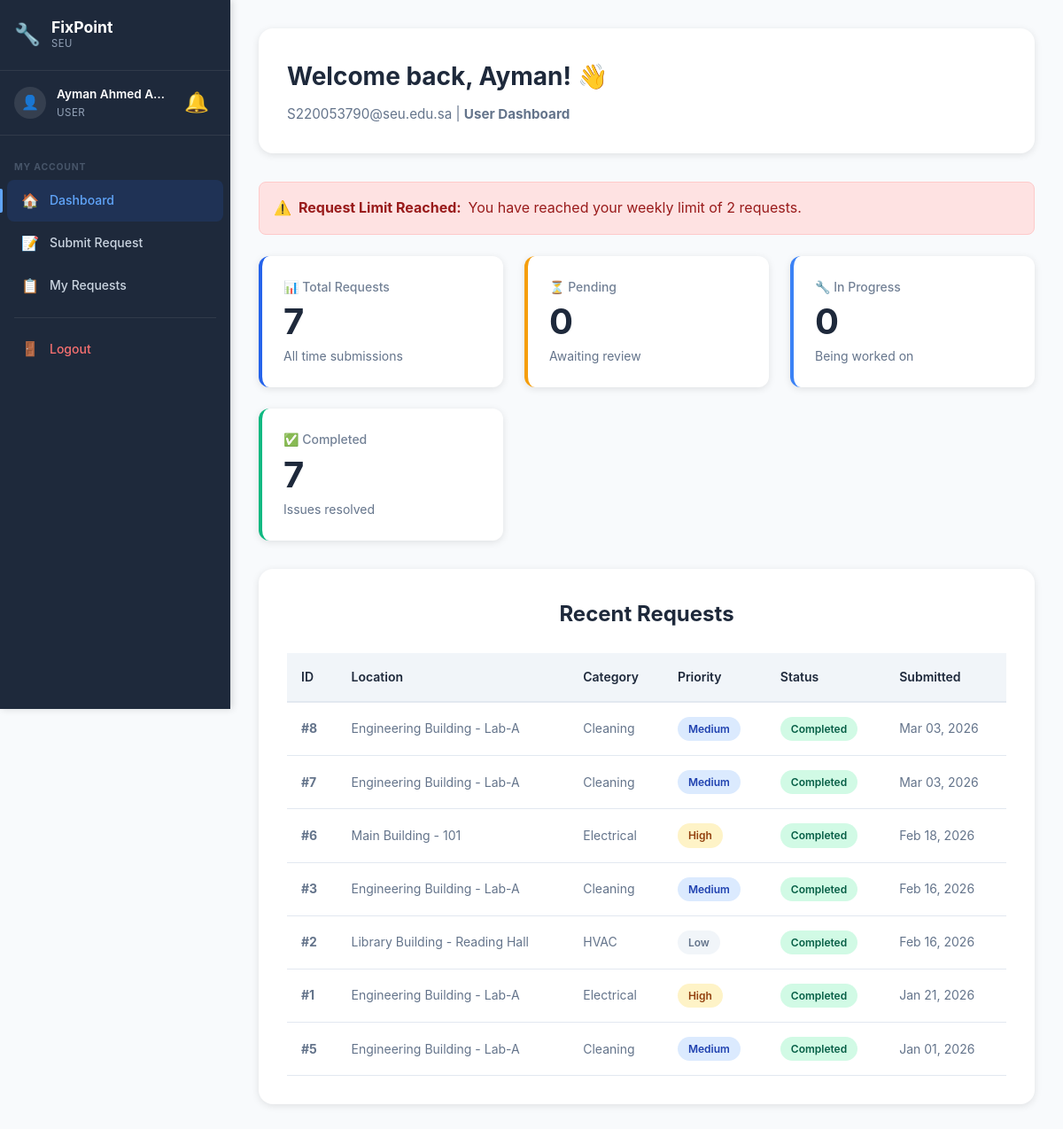
/user/dashboard.php (signed in), run on an earlier commit of the app's database.
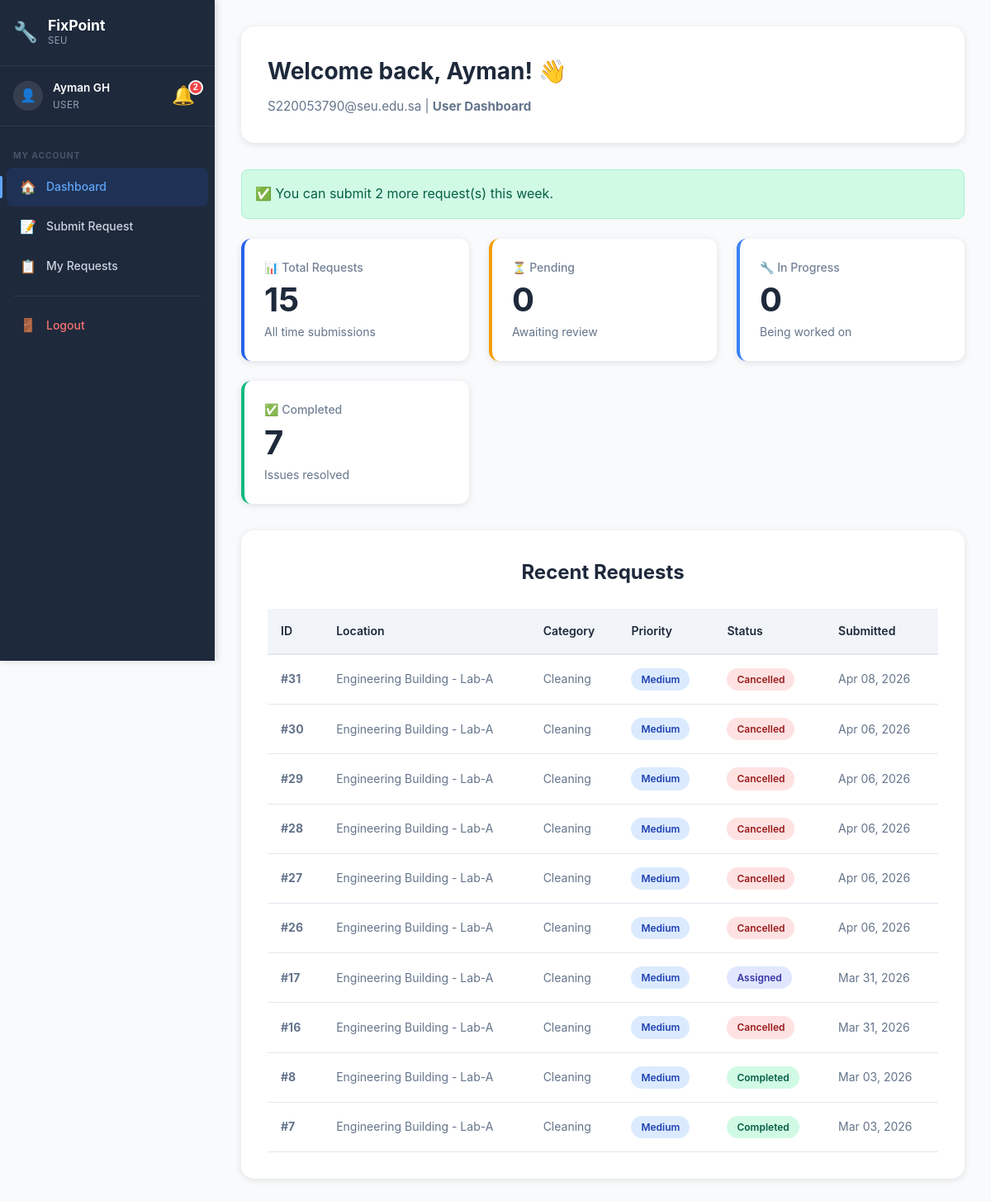
And on a later commit of the database.
### tables this page shows
CREATE TABLE `maintenancerequest` (
  `RequestID` int(11) NOT NULL AUTO_INCREMENT,
  `UserID` int(11) NOT NULL,
  `LocationID` int(11) NOT NULL,
  `CategoryID` int(11) NOT NULL,
  `PriorityID` int(11) NOT NULL,
  `StatusID` int(11) NOT NULL DEFAULT 1,
  `Title` varchar(200) NOT NULL,
  `Description` text NOT NULL,
  `SubmittedAt` timestamp NOT NULL DEFAULT current_timestamp(),
  `UpdatedAt` timestamp NOT NULL DEFAULT current_timestamp() ON UPDATE current_timestamp(),
  `CompletedAt` timestamp NULL DEFAULT NULL,
  PRIMARY KEY (`RequestID`),
  KEY `PriorityID` (`PriorityID`),
  KEY `idx_user` (`UserID`),
  KEY `idx_location` (`LocationID`),
  KEY `idx_category` (`CategoryID`),
  KEY `idx_status` (`StatusID`),
  KEY `idx_submitted` (`SubmittedAt`),
  KEY `idx_location_category` (`LocationID`,`CategoryID`),
  CONSTRAINT `maintenancerequest_ibfk_1` FOREIGN KEY (`UserID`) REFERENCES `user` (`UserID`),
  CONSTRAINT `maintenancerequest_ibfk_2` FOREIGN KEY (`LocationID`) REFERENCES `location` (`LocationID`),
  CONSTRAINT `maintenancerequest_ibfk_3` FOREIGN KEY (`CategoryID`) REFERENCES `category` (`CategoryID`),
  CONSTRAINT `maintenancerequest_ibfk_4` FOREIGN KEY (`PriorityID`) REFERENCES `priority` (`PriorityID`),
  CONSTRAINT `maintenancerequest_ibfk_5` FOREIGN KEY (`StatusID`) REFERENCES `status` (`StatusID`)
);

CREATE TABLE `location` (
  `LocationID` int(11) NOT NULL AUTO_INCREMENT,
  `BuildingName` varchar(100) NOT NULL,
  `FloorNumber` varchar(20) DEFAULT NULL,
  `RoomNumber` varchar(50) DEFAULT NULL,
  `Description` text DEFAULT NULL,
  PRIMARY KEY (`LocationID`)
);

CREATE TABLE `category` (
  `CategoryID` int(11) NOT NULL AUTO_INCREMENT,
  `CategoryName` varchar(100) NOT NULL,
  `Description` text DEFAULT NULL,
  PRIMARY KEY (`CategoryID`),
  UNIQUE KEY `CategoryName` (`CategoryName`)
);

CREATE TABLE `priority` (
  `PriorityID` int(11) NOT NULL AUTO_INCREMENT,
  `PriorityLevel` varchar(50) NOT NULL,
  `Description` text DEFAULT NULL,
  PRIMARY KEY (`PriorityID`),
  UNIQUE KEY `PriorityLevel` (`PriorityLevel`)
);

CREATE TABLE `status` (
  `StatusID` int(11) NOT NULL AUTO_INCREMENT,
  `StatusName` varchar(50) NOT NULL,
  `Description` text DEFAULT NULL,
  PRIMARY KEY (`StatusID`),
  UNIQUE KEY `StatusName` (`StatusName`)
);

### config/helpers.php (called while the page is built, shortened)
<?php
function checkRequestLimits($conn, $user_id) {
    $reset_check = $conn->prepare("SELECT LastResetAt, MaxRequestsPerWeek FROM user WHERE UserID = ?");
    $reset_check->bind_param("i", $user_id);
    $reset_check->execute();
    $reset_data = $reset_check->get_result()->fetch_assoc();
    if ($reset_data) {
        $last_reset = $reset_data['LastResetAt'];
        if ($last_reset) {
            $reset_time = strtotime($last_reset);
            $next_reset_time = $reset_time + (7 * 24 * 60 * 60);
            if (time() >= $next_reset_time) {
                $do_reset = $conn->prepare("UPDATE user SET LastResetAt = NOW() WHERE UserID = ?");
            }
        } else {
            $do_reset = $conn->prepare("UPDATE user SET LastResetAt = NOW() WHERE UserID = ?");
            $do_reset->bind_param("i", $user_id);
            $do_reset->execute();
        }
    }
    $sql = "SELECT
                u.UserID,
                u.MaxRequestsPerWeek,
                u.LastResetAt,
                COUNT(CASE
                    WHEN mr.SubmittedAt > COALESCE(u.LastResetAt, DATE_SUB(NOW(), INTERVAL 7 DAY))
                    AND mr.StatusID != 6
                    THEN 1
                END) AS RequestsThisWeek
            FROM user u
            LEFT JOIN maintenancerequest mr ON u.UserID = mr.UserID
            WHERE u.UserID = ?
            GROUP BY u.UserID";
    $stmt = $conn->prepare($sql);
    $stmt->bind_param("i", $user_id);
    $stmt->execute();
    $result = $stmt->get_result();
    $data = $result->fetch_assoc();
    $week_count = (int)$data['RequestsThisWeek'];
    $week_limit = (int)$data['MaxRequestsPerWeek'];
    $last_reset = $data['LastResetAt'];
    $can_submit = $week_count < $week_limit;
    $week_remaining = max(0, $week_limit - $week_count);
    $next_reset_ts = null;
    $next_reset = null;
    if ($last_reset) {
        $next_reset_ts = strtotime($last_reset) + (7 * 24 * 60 * 60);
        $next_reset = date('M d, Y \a\t h:i A', $next_reset_ts);
    }
    if (!$can_submit) {
        $message = "You have reached your weekly limit of {$week_limit} requests.";
    } else {
        $message = "You can submit {$week_remaining} more request(s) this week.";
    }
    return [
        'can_submit'     => $can_submit,
        'week_count'     => $week_count,
        'week_remaining' => $week_remaining,
        'message'        => $message,
        'next_reset_ts'  => $next_reset_ts,
        'next_reset'     => $next_reset,
        'week_limit'     => $week_limit
    ];
}
function getUserRequestStats($conn, $user_id) {
    $sql = "SELECT
                s.StatusName,
                COUNT(*) as Count
            FROM maintenancerequest mr
            JOIN status s ON mr.StatusID = s.StatusID
            WHERE mr.UserID = ?
            GROUP BY s.StatusName";
    $stmt = $conn->prepare($sql);
    $stmt->bind_param("i", $user_id);
    $stmt->execute();
    $result = $stmt->get_result();
    $stats = [
        'Total'       => 0,
        'Pending'     => 0,
        'Reviewed'    => 0,
        'Assigned'    => 0,
        'In Progress' => 0,
        'Completed'   => 0,
        'Cancelled'   => 0
    ];
    while ($row = $result->fetch_assoc()) {
        $stats[$row['StatusName']] = (int)$row['Count'];
        $stats['Total'] += (int)$row['Count'];
    }
    return $stats;
}
function formatDate($date, $format = 'M d, Y H:i') {
    return date($format, strtotime($date));
}
function e($string) {
    return htmlspecialchars($string, ENT_QUOTES, 'UTF-8');
}
function getStatusBadgeClass($status_name) {
    $classes = [
        'Pending'     => 'status-pending',
        'Reviewed'    => 'status-reviewed',
        'Assigned'    => 'status-assigned',
        'In Progress' => 'status-in-progress',
        'Completed'   => 'status-completed',
        'Cancelled'   => 'status-cancelled'
    ];
    return $classes[$status_name] ?? 'status-default';
}
function getPriorityBadgeClass($priority_level) {
    $classes = [
        'Low'      => 'priority-low',
        'Medium'   => 'priority-medium',
        'High'     => 'priority-high',
        'Critical' => 'priority-critical'
    ];
    return $classes[$priority_level] ?? 'priority-default';
}
?>

### user/dashboard.php (the view, shortened to what the changed rows need)
<?php
require_once __DIR__ . '/../config/database.php';
require_once __DIR__ . '/../config/helpers.php';
$user_id = $_SESSION['user_id'];
$user_name = $_SESSION['name'];
$limit_info = checkRequestLimits($conn, $user_id);
$stats = getUserRequestStats($conn, $user_id);
$sql = "SELECT
            mr.RequestID,
            mr.Title,
            mr.Description,
            mr.SubmittedAt,
            l.BuildingName,
            l.RoomNumber,
            c.CategoryName,
            p.PriorityLevel,
            s.StatusName
        FROM maintenancerequest mr
        JOIN location l ON mr.LocationID = l.LocationID
        JOIN category c ON mr.CategoryID = c.CategoryID
        JOIN priority p ON mr.PriorityID = p.PriorityID
        JOIN status s ON mr.StatusID = s.StatusID
        WHERE mr.UserID = ?
        ORDER BY mr.SubmittedAt DESC
        LIMIT 10";
$stmt = $conn->prepare($sql);
$stmt->bind_param("i", $user_id);
$stmt->execute();
$requests = $stmt->get_result()->fetch_all(MYSQLI_ASSOC);
?>
<!DOCTYPE html>
<html lang="en">
<head>
    <link rel="stylesheet" href="../assets/css/style.css">
    <link rel="stylesheet" href="../assets/css/dashboard.css">
    <link rel="stylesheet" href="../assets/css/sidebar.css">
</head>
<body class="has-sidebar">
        <aside class="sidebar" id="sidebar">
        <div class="sidebar-user">
            <div class="sidebar-user-info">
                <span class="sidebar-user-name"><?php echo e($_SESSION['name']); ?></span>
                <span class="sidebar-user-role">User</span>
            </div>
            <?php include __DIR__ . '/../includes/notification-bell.php'; ?>
        </div>
    </aside>
    <div class="main-content">
            <div class="topbar-notif"><?php include __DIR__ . '/../includes/notification-bell.php'; ?></div>
    <div class="dashboard">
        <div class="dashboard-container">
            <div class="dashboard-header">
                <h1 class="welcome-text">Welcome back, <?php echo e(explode(' ', $user_name)[0]); ?>! 👋</h1>
                <p class="user-info">
                </p>
            </div>
            <?php if (!$limit_info['can_submit']): ?>
                <div class="limit-alert danger">
                    ⚠️ <strong>Request Limit Reached:</strong> <?php echo e($limit_info['message']); ?>
                </div>
            <?php else: ?>
                <div class="limit-alert success">
                    ✅ <?php echo e($limit_info['message']); ?>
                </div>
            <?php endif; ?>
            <div class="stats-grid">
                <div class="stat-card">
                    <div class="stat-label">📊 Total Requests</div>
                    <div class="stat-value"><?php echo $stats['Total']; ?></div>
                    <div class="stat-info">All time submissions</div>
                </div>
                <div class="stat-card warning">
                </div>
                <div class="stat-card info">
                </div>
                <div class="stat-card success">
                </div>
            </div>
            <div class="requests-section">
                <h2 class="section-title">Recent Requests</h2>
                <?php if (count($requests) > 0): ?>
                    <div style="overflow-x: auto;">
                        <table class="requests-table">
                            <thead>
                                <tr>
                                    <th>ID</th>
                                    <th>Location</th>
                                    <th>Category</th>
                                    <th>Priority</th>
                                    <th>Status</th>
                                    <th>Submitted</th>
                                </tr>
                            </thead>
                            <tbody>
                                <?php foreach ($requests as $req): ?>
                                    <tr>
                                        <td><strong>#<?php echo $req['RequestID']; ?></strong></td>
                                        <td><?php echo e($req['BuildingName'] . ' - ' . $req['RoomNumber']); ?></td>
                                        <td><?php echo e($req['CategoryName']); ?></td>
                                        <td>
                                            <span class="priority-badge <?php echo getPriorityBadgeClass($req['PriorityLevel']); ?>">
                                                <?php echo e($req['PriorityLevel']); ?>
                                            </span>
                                        </td>
                                        <td>
                                            <span class="status-badge <?php echo getStatusBadgeClass($req['StatusName']); ?>">
                                                <?php echo e($req['StatusName']); ?>
                                            </span>
                                        </td>
                                        <td><?php echo formatDate($req['SubmittedAt'], 'M d, Y'); ?></td>
                                    </tr>
                                <?php endforeach; ?>
                            </tbody>
                        </table>
                    </div>
                <?php endif; ?>
            </div>
        </div>
    </div>
    </div>
</body>
</html>

### includes/notification-bell.php (shortened to what the changed rows need)
<?php
$_notif_count = 0;
if (isset($_SESSION['user_id'])) {
    $notif_count_sql = "SELECT COUNT(*) as unread FROM notification WHERE UserID = ? AND IsRead = 0";
    $notif_count_stmt = $conn->prepare($notif_count_sql);
    $notif_count_stmt->bind_param("i", $_SESSION['user_id']);
    $notif_count_stmt->execute();
    $_notif_count = $notif_count_stmt->get_result()->fetch_assoc()['unread'];
}
?>
<div class="notif-wrapper" id="notifWrapper">
    <button class="notif-bell" id="notifBell" onclick="toggleNotifDropdown(event)" title="Notifications">
        🔔
        <?php if ($_notif_count > 0): ?>
            <span class="notif-badge" id="notifBadge"><?php echo $_notif_count > 99 ? '99+' : $_notif_count; ?></span>
        <?php endif; ?>
    </button>
</div>

What changed in the data, as far as the page shows it:
no longer on this page (row unchanged): maintenancerequest: RequestID "6", LocationID.RoomNumber "Main Building - 101", CategoryID.CategoryName "Electrical", PriorityID.PriorityLevel "High", StatusID.StatusName "Completed", SubmittedAt "Feb 18, 2026"
no longer on this page (row unchanged): maintenancerequest: RequestID "3", LocationID.RoomNumber "Engineering Building - Lab-A", CategoryID.CategoryName "Cleaning", PriorityID.PriorityLevel "Medium", StatusID.StatusName "Completed", SubmittedAt "Feb 16, 2026"
no longer on this page (row unchanged): maintenancerequest: RequestID "2", LocationID.RoomNumber "Library Building - Reading Hall", CategoryID.CategoryName "HVAC", PriorityID.PriorityLevel "Low", StatusID.StatusName "Completed", SubmittedAt "Feb 16, 2026"
no longer on this page (row unchanged): maintenancerequest: RequestID "1", LocationID.RoomNumber "Engineering Building - Lab-A", CategoryID.CategoryName "Electrical", PriorityID.PriorityLevel "High", StatusID.StatusName "Completed", SubmittedAt "Jan 21, 2026"
no longer on this page (row unchanged): maintenancerequest: RequestID "5", LocationID.RoomNumber "Engineering Building - Lab-A", CategoryID.CategoryName "Cleaning", PriorityID.PriorityLevel "Medium", StatusID.StatusName "Completed", SubmittedAt "Jan 01, 2026"
added maintenancerequest: RequestID "31", LocationID.RoomNumber "Engineering Building - Lab-A", CategoryID.CategoryName "Cleaning", PriorityID.PriorityLevel "Medium", StatusID.StatusName "Cancelled", SubmittedAt "Apr 08, 2026"
added maintenancerequest: RequestID "30", LocationID.RoomNumber "Engineering Building - Lab-A", CategoryID.CategoryName "Cleaning", PriorityID.PriorityLevel "Medium", StatusID.StatusName "Cancelled", SubmittedAt "Apr 06, 2026"
added maintenancerequest: RequestID "29", LocationID.RoomNumber "Engineering Building - Lab-A", CategoryID.CategoryName "Cleaning", PriorityID.PriorityLevel "Medium", StatusID.StatusName "Cancelled", SubmittedAt "Apr 06, 2026"
added maintenancerequest: RequestID "28", LocationID.RoomNumber "Engineering Building - Lab-A", CategoryID.CategoryName "Cleaning", PriorityID.PriorityLevel "Medium", StatusID.StatusName "Cancelled", SubmittedAt "Apr 06, 2026"
added maintenancerequest: RequestID "27", LocationID.RoomNumber "Engineering Building - Lab-A", CategoryID.CategoryName "Cleaning", PriorityID.PriorityLevel "Medium", StatusID.StatusName "Cancelled", SubmittedAt "Apr 06, 2026"
added maintenancerequest: RequestID "26", LocationID.RoomNumber "Engineering Building - Lab-A", CategoryID.CategoryName "Cleaning", PriorityID.PriorityLevel "Medium", StatusID.StatusName "Cancelled", SubmittedAt "Apr 06, 2026"
added maintenancerequest: RequestID "17", LocationID.RoomNumber "Engineering Building - Lab-A", CategoryID.CategoryName "Cleaning", PriorityID.PriorityLevel "Medium", StatusID.StatusName "Assigned", SubmittedAt "Mar 31, 2026"
added maintenancerequest: RequestID "16", LocationID.RoomNumber "Engineering Building - Lab-A", CategoryID.CategoryName "Cleaning", PriorityID.PriorityLevel "Medium", StatusID.StatusName "Cancelled", SubmittedAt "Mar 31, 2026"
Also different on the page:
$_SESSION['name']: "Ayman Ahmed A…" → "Ayman GH"
$_notif_count: (not shown) → "2"
$limit_info['message']: (not shown) → "You can submit 2 more request(s) this week."
$stats['Total']: "7" → "15"
$limit_info['message']: "You have reached your weekly limit of 2 requests." → (not shown)
text no longer shown: "⚠️ Request Limit Reached:"
